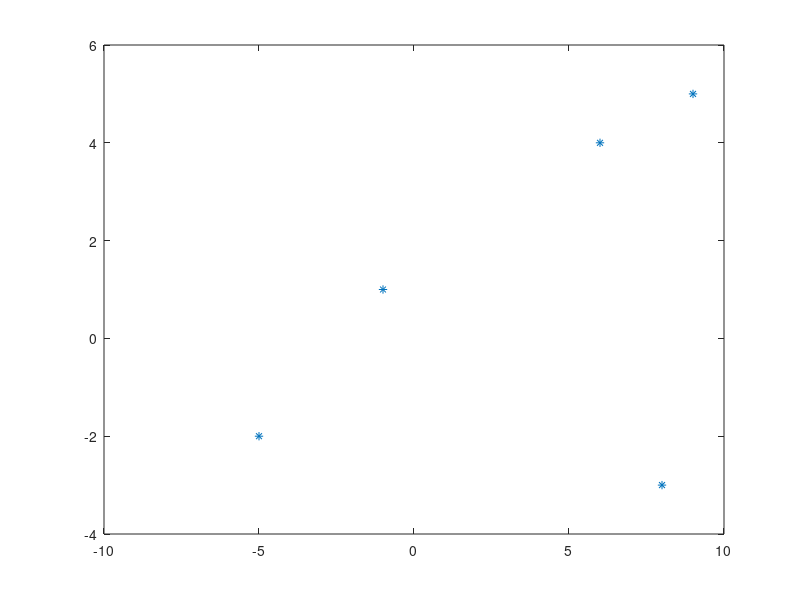
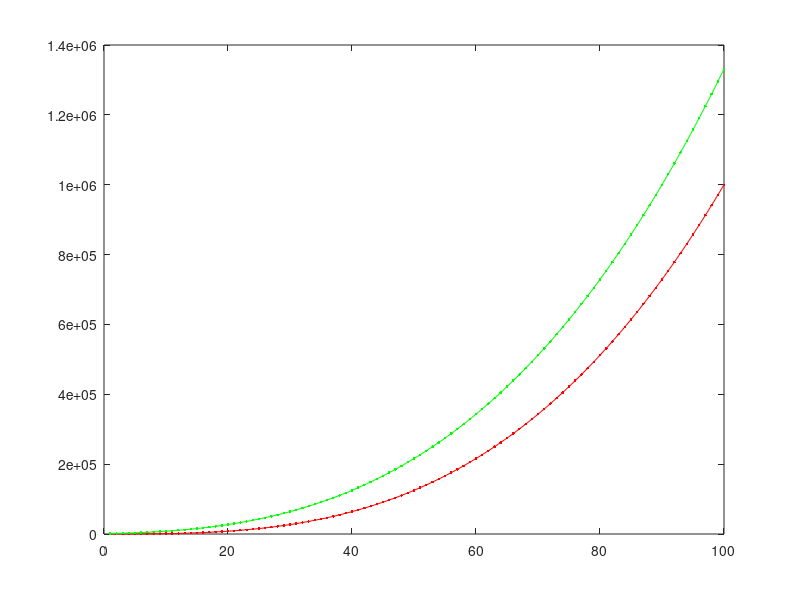
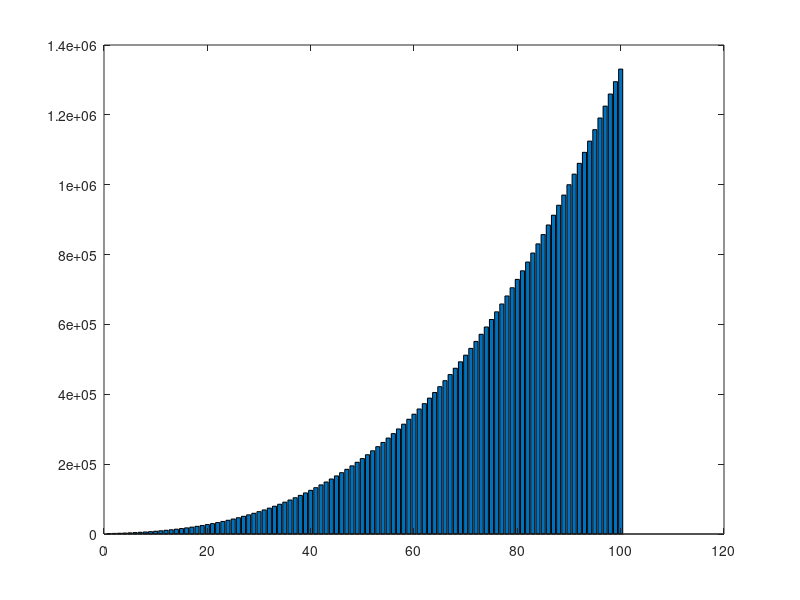

The MATLAB source for these figures, in order: (Note: this script raises an error after producing the figures.)
X = [-5 6 8 9 -1];
Y = [-2 4 -3 5 1];
plot(X,Y,'*'); % . O X ^ t d s 

figure;
A=1:100;
B=A.^3;
plot(A,B,'.-r'); % line "-" color r g b c
hold on;
B=(A+10).^3
plot(A,B,'.-g');

figure;
bar(A,B);

I=imread('cameraman.png');
figure;
bar(I);
figure;
plot(I);